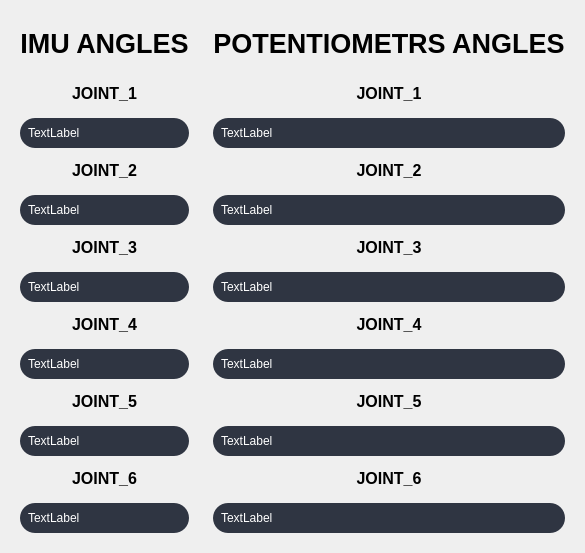
      <widget class="QWidget" name="comparePage">
       <layout class="QHBoxLayout" name="horizontalLayout_7">
        <item>
         <widget class="QWidget" name="widget" native="true">
          <layout class="QVBoxLayout" name="verticalLayout_13">
           <item>
            <widget class="QLabel" name="imuAnglesLabel">
             <property name="styleSheet">
              <string notr="true">color: black;
font-weight: bold;
font-size: 20pt;
min-height: 30px;
margin-bottom: 5px;</string>
             </property>
             <property name="text">
              <string>IMU ANGLES</string>
             </property>
             <property name="alignment">
              <set>Qt::AlignmentFlag::AlignBottom|Qt::AlignmentFlag::AlignHCenter</set>
             </property>
            </widget>
           </item>
           <item>
            <widget class="QLabel" name="imuJointLabel1">
             <property name="layoutDirection">
              <enum>Qt::LayoutDirection::LeftToRight</enum>
             </property>
             <property name="styleSheet">
              <string notr="true">color: black;
font-weight: bold;
font-size: 12pt;
min-height: 30px;
margin-bottom: 5px;</string>
             </property>
             <property name="text">
              <string>JOINT_1</string>
             </property>
             <property name="alignment">
              <set>Qt::AlignmentFlag::AlignBottom|Qt::AlignmentFlag::AlignHCenter</set>
             </property>
            </widget>
           </item>
           <item>
            <widget class="QLabel" name="imuJointValue1">
             <property name="styleSheet">
              <string notr="true">background-color: #2F3542;
color: white;
border: none;
border-radius: 15px;
padding: 5px;
min-width: 30px;
min-height: 20px;
max-height: 20px;
qproperty-alignment: AlignCenter;</string>
             </property>
             <property name="text">
              <string>TextLabel</string>
             </property>
            </widget>
           </item>
           <item>
            <widget class="QLabel" name="imuJointLabel2">
             <property name="layoutDirection">
              <enum>Qt::LayoutDirection::LeftToRight</enum>
             </property>
             <property name="styleSheet">
              <string notr="true">color: black;
font-weight: bold;
font-size: 12pt;
min-height: 30px;
margin-bottom: 5px;</string>
             </property>
             <property name="text">
              <string>JOINT_2</string>
             </property>
             <property name="alignment">
              <set>Qt::AlignmentFlag::AlignBottom|Qt::AlignmentFlag::AlignHCenter</set>
             </property>
            </widget>
           </item>
           <item>
            <widget class="QLabel" name="imuJointValue2">
             <property name="styleSheet">
              <string notr="true">background-color: #2F3542;
color: white;
border: none;
border-radius: 15px;
padding: 5px;
min-width: 30px;
min-height: 20px;
max-height: 20px;
qproperty-alignment: AlignCenter;</string>
             </property>
             <property name="text">
              <string>TextLabel</string>
             </property>
            </widget>
           </item>
           <item>
            <widget class="QLabel" name="imuJointLabel3">
             <property name="layoutDirection">
              <enum>Qt::LayoutDirection::LeftToRight</enum>
             </property>
             <property name="styleSheet">
              <string notr="true">color: black;
font-weight: bold;
font-size: 12pt;
min-height: 30px;
margin-bottom: 5px;</string>
             </property>
             <property name="text">
              <string>JOINT_3</string>
             </property>
             <property name="alignment">
              <set>Qt::AlignmentFlag::AlignBottom|Qt::AlignmentFlag::AlignHCenter</set>
             </property>
            </widget>
           </item>
           <item>
            <widget class="QLabel" name="imuJointValue3">
             <property name="styleSheet">
              <string notr="true">background-color: #2F3542;
color: white;
border: none;
border-radius: 15px;
padding: 5px;
min-width: 30px;
min-height: 20px;
max-height: 20px;
qproperty-alignment: AlignCenter;</string>
             </property>
             <property name="text">
              <string>TextLabel</string>
             </property>
            </widget>
           </item>
           <item>
            <widget class="QLabel" name="imuJointLabel4">
             <property name="layoutDirection">
              <enum>Qt::LayoutDirection::LeftToRight</enum>
             </property>
             <property name="styleSheet">
              <string notr="true">color: black;
font-weight: bold;
font-size: 12pt;
min-height: 30px;
margin-bottom: 5px;</string>
             </property>
             <property name="text">
              <string>JOINT_4</string>
             </property>
             <property name="alignment">
              <set>Qt::AlignmentFlag::AlignBottom|Qt::AlignmentFlag::AlignHCenter</set>
             </property>
            </widget>
           </item>
           <item>
            <widget class="QLabel" name="imuJointValue4">
             <property name="styleSheet">
              <string notr="true">background-color: #2F3542;
color: white;
border: none;
border-radius: 15px;
padding: 5px;
min-width: 30px;
min-height: 20px;
max-height: 20px;
qproperty-alignment: AlignCenter;</string>
             </property>
             <property name="text">
              <string>TextLabel</string>
             </property>
            </widget>
           </item>
           <item>
            <widget class="QLabel" name="imuJointLabel5">
             <property name="layoutDirection">
              <enum>Qt::LayoutDirection::LeftToRight</enum>
             </property>
             <property name="styleSheet">
              <string notr="true">color: black;
font-weight: bold;
font-size: 12pt;
min-height: 30px;
margin-bottom: 5px;</string>
             </property>
             <property name="text">
              <string>JOINT_5</string>
             </property>
             <property name="alignment">
              <set>Qt::AlignmentFlag::AlignBottom|Qt::AlignmentFlag::AlignHCenter</set>
             </property>
            </widget>
           </item>
           <item>
            <widget class="QLabel" name="imuJointValue5">
             <property name="styleSheet">
              <string notr="true">background-color: #2F3542;
color: white;
border: none;
border-radius: 15px;
padding: 5px;
min-width: 30px;
min-height: 20px;
max-height: 20px;
qproperty-alignment: AlignCenter;</string>
             </property>
             <property name="text">
              <string>TextLabel</string>
             </property>
            </widget>
           </item>
           <item>
            <widget class="QLabel" name="imuJointLabel6">
             <property name="layoutDirection">
              <enum>Qt::LayoutDirection::LeftToRight</enum>
             </property>
             <property name="styleSheet">
              <string notr="true">color: black;
font-weight: bold;
font-size: 12pt;
min-height: 30px;
margin-bottom: 5px;</string>
             </property>
             <property name="text">
              <string>JOINT_6</string>
             </property>
             <property name="alignment">
              <set>Qt::AlignmentFlag::AlignBottom|Qt::AlignmentFlag::AlignHCenter</set>
             </property>
            </widget>
           </item>
           <item>
            <widget class="QLabel" name="imuJointValue6">
             <property name="styleSheet">
              <string notr="true">background-color: #2F3542;
color: white;
border: none;
border-radius: 15px;
padding: 5px;
min-width: 30px;
min-height: 20px;
max-height: 20px;
qproperty-alignment: AlignCenter;</string>
             </property>
             <property name="text">
              <string>TextLabel</string>
             </property>
            </widget>
           </item>
          </layout>
         </widget>
        </item>
        <item>
         <widget class="QWidget" name="widget_2" native="true">
          <layout class="QVBoxLayout" name="verticalLayout_14">
           <item>
            <widget class="QLabel" name="potAnglesLabel">
             <property name="sizePolicy">
              <sizepolicy hsizetype="Preferred" vsizetype="Preferred">
               <horstretch>0</horstretch>
               <verstretch>0</verstretch>
              </sizepolicy>
             </property>
             <property name="styleSheet">
              <string notr="true">color: black;
font-weight: bold;
font-size: 20pt;
min-height: 30px;
margin-bottom: 5px;</string>
             </property>
             <property name="text">
              <string>POTENTIOMETRS ANGLES</string>
             </property>
             <property name="alignment">
              <set>Qt::AlignmentFlag::AlignBottom|Qt::AlignmentFlag::AlignHCenter</set>
             </property>
            </widget>
           </item>
           <item>
            <widget class="QLabel" name="potJointLabel1">
             <property name="layoutDirection">
              <enum>Qt::LayoutDirection::LeftToRight</enum>
             </property>
             <property name="styleSheet">
              <string notr="true">color: black;
font-weight: bold;
font-size: 12pt;
min-height: 30px;
margin-bottom: 5px;</string>
             </property>
             <property name="text">
              <string>JOINT_1</string>
             </property>
             <property name="alignment">
              <set>Qt::AlignmentFlag::AlignBottom|Qt::AlignmentFlag::AlignHCenter</set>
             </property>
            </widget>
           </item>
           <item>
            <widget class="QLabel" name="potJointValue1">
             <property name="styleSheet">
              <string notr="true">background-color: #2F3542;
color: white;
border: none;
border-radius: 15px;
padding: 5px;
min-width: 30px;
min-height: 20px;
max-height: 20px;
qproperty-alignment: AlignCenter;</string>
             </property>
             <property name="text">
              <string>TextLabel</string>
             </property>
            </widget>
           </item>
           <item>
            <widget class="QLabel" name="potJointLabel2">
             <property name="layoutDirection">
              <enum>Qt::LayoutDirection::LeftToRight</enum>
             </property>
             <property name="styleSheet">
              <string notr="true">color: black;
font-weight: bold;
font-size: 12pt;
min-height: 30px;
margin-bottom: 5px;</string>
             </property>
             <property name="text">
              <string>JOINT_2</string>
             </property>
             <property name="alignment">
              <set>Qt::AlignmentFlag::AlignBottom|Qt::AlignmentFlag::AlignHCenter</set>
             </property>
            </widget>
           </item>
           <item>
            <widget class="QLabel" name="potJointValue2">
             <property name="styleSheet">
              <string notr="true">background-color: #2F3542;
color: white;
border: none;
border-radius: 15px;
padding: 5px;
min-width: 30px;
min-height: 20px;
max-height: 20px;
qproperty-alignment: AlignCenter;</string>
             </property>
             <property name="text">
              <string>TextLabel</string>
             </property>
            </widget>
           </item>
           <item>
            <widget class="QLabel" name="potJointLabel3">
             <property name="layoutDirection">
              <enum>Qt::LayoutDirection::LeftToRight</enum>
             </property>
             <property name="styleSheet">
              <string notr="true">color: black;
font-weight: bold;
font-size: 12pt;
min-height: 30px;
margin-bottom: 5px;</string>
             </property>
             <property name="text">
              <string>JOINT_3</string>
             </property>
             <property name="alignment">
              <set>Qt::AlignmentFlag::AlignBottom|Qt::AlignmentFlag::AlignHCenter</set>
             </property>
            </widget>
           </item>
           <item>
            <widget class="QLabel" name="potJointValue3">
             <property name="styleSheet">
              <string notr="true">background-color: #2F3542;
color: white;
border: none;
border-radius: 15px;
padding: 5px;
min-width: 30px;
min-height: 20px;
max-height: 20px;
qproperty-alignment: AlignCenter;</string>
             </property>
             <property name="text">
              <string>TextLabel</string>
             </property>
            </widget>
           </item>
           <item>
            <widget class="QLabel" name="potJointLabel4">
             <property name="layoutDirection">
              <enum>Qt::LayoutDirection::LeftToRight</enum>
             </property>
             <property name="styleSheet">
              <string notr="true">color: black;
font-weight: bold;
font-size: 12pt;
min-height: 30px;
margin-bottom: 5px;</string>
             </property>
             <property name="text">
              <string>JOINT_4</string>
             </property>
             <property name="alignment">
              <set>Qt::AlignmentFlag::AlignBottom|Qt::AlignmentFlag::AlignHCenter</set>
             </property>
            </widget>
           </item>
           <item>
            <widget class="QLabel" name="potJointValue4">
             <property name="styleSheet">
              <string notr="true">background-color: #2F3542;
color: white;
border: none;
border-radius: 15px;
padding: 5px;
min-width: 30px;
min-height: 20px;
max-height: 20px;
qproperty-alignment: AlignCenter;</string>
             </property>
             <property name="text">
              <string>TextLabel</string>
             </property>
            </widget>
           </item>
           <item>
            <widget class="QLabel" name="potJointLabel5">
             <property name="layoutDirection">
              <enum>Qt::LayoutDirection::LeftToRight</enum>
             </property>
             <property name="styleSheet">
              <string notr="true">color: black;
font-weight: bold;
font-size: 12pt;
min-height: 30px;
margin-bottom: 5px;</string>
             </property>
             <property name="text">
              <string>JOINT_5</string>
             </property>
             <property name="alignment">
              <set>Qt::AlignmentFlag::AlignBottom|Qt::AlignmentFlag::AlignHCenter</set>
             </property>
            </widget>
           </item>
           <item>
            <widget class="QLabel" name="potJointValue5">
             <property name="styleSheet">
              <string notr="true">background-color: #2F3542;
color: white;
border: none;
border-radius: 15px;
padding: 5px;
min-width: 30px;
min-height: 20px;
max-height: 20px;
qproperty-alignment: AlignCenter;</string>
             </property>
             <property name="text">
              <string>TextLabel</string>
             </property>
            </widget>
           </item>
           <item>
            <widget class="QLabel" name="potJointLabel6">
             <property name="layoutDirection">
              <enum>Qt::LayoutDirection::LeftToRight</enum>
             </property>
             <property name="styleSheet">
              <string notr="true">color: black;
font-weight: bold;
font-size: 12pt;
min-height: 30px;
margin-bottom: 5px;</string>
             </property>
             <property name="text">
              <string>JOINT_6</string>
             </property>
             <property name="alignment">
              <set>Qt::AlignmentFlag::AlignBottom|Qt::AlignmentFlag::AlignHCenter</set>
             </property>
            </widget>
           </item>
           <item>
            <widget class="QLabel" name="potJointValue6">
             <property name="styleSheet">
              <string notr="true">background-color: #2F3542;
color: white;
border: none;
border-radius: 15px;
padding: 5px;
min-width: 30px;
min-height: 20px;
max-height: 20px;
qproperty-alignment: AlignCenter;</string>
             </property>
             <property name="text">
              <string>TextLabel</string>
             </property>
            </widget>
           </item>
          </layout>
         </widget>
        </item>
       </layout>
      </widget>
